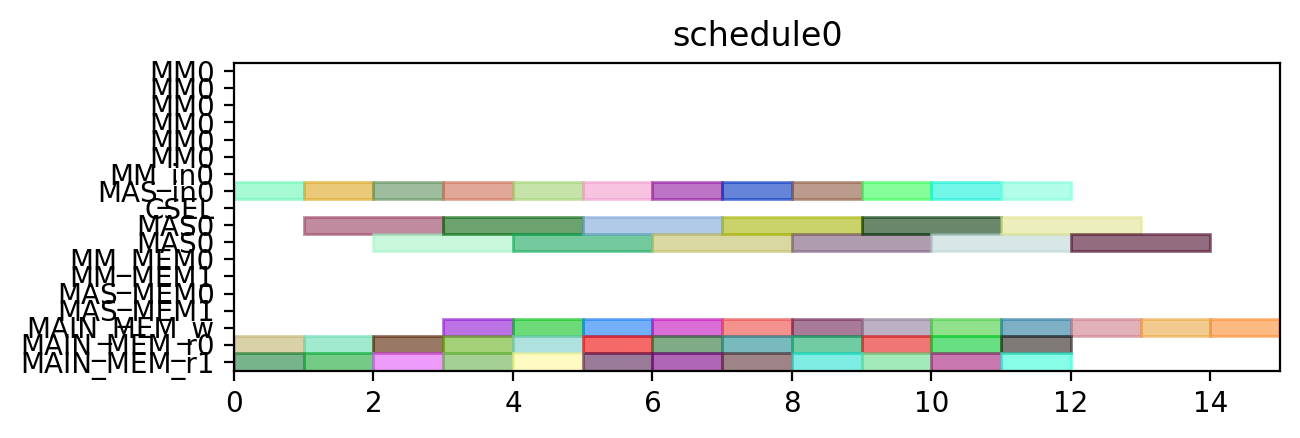

The script that drew this image:
from pyschedule import Scenario, solvers, plotters, alt


def solve():
	horizon = 120
	S = Scenario("schedule0", horizon=horizon)

	# resource
	MM = S.Resources('MM', num=1, size=6)
	MM_in = S.Resources('MM_in', num=1)
	MAS_in = S.Resources('MAS_in', num=1)
	CSEL = S.Resource('CSEL')
	MAS = S.Resources('MAS', num=1, size=2, periods=range(1, horizon))
	MM_MEM = S.Resources('MM_MEM', num=2)
	MAS_MEM = S.Resources('MAS_MEM', num=2)
	MAIN_MEM_w = S.Resource('MAIN_MEM_w', size=1)
	MAIN_MEM_r = S.Resources('MAIN_MEM_r', num=2)

	# result of previous scheduling

	# new tasks
	c000 = S.Task('c000', length=2, delay_cost=1)
	c000 += alt(MAS)
	c000_in = S.Task('c000_in', length=1, delay_cost=1)
	c000_in += alt(MAS_in)
	S += c000_in*MAS_in[0]<=c000*MAS[0]

	S += 0<c000

	c000_w = S.Task('c000_w', length=1, delay_cost=1)
	c000_w += alt(MAIN_MEM_w)
	S += c000 <= c000_w

	c000_mem0 = S.Task('c000_mem0', length=1, delay_cost=1)
	c000_mem0 += MAIN_MEM_r[0]
	S += c000_mem0 <= c000

	c000_mem1 = S.Task('c000_mem1', length=1, delay_cost=1)
	c000_mem1 += MAIN_MEM_r[1]
	S += c000_mem1 <= c000

	c001 = S.Task('c001', length=2, delay_cost=1)
	c001 += alt(MAS)
	c001_in = S.Task('c001_in', length=1, delay_cost=1)
	c001_in += alt(MAS_in)
	S += c001_in*MAS_in[0]<=c001*MAS[0]

	S += 0<c001

	c001_w = S.Task('c001_w', length=1, delay_cost=1)
	c001_w += alt(MAIN_MEM_w)
	S += c001 <= c001_w

	c001_mem0 = S.Task('c001_mem0', length=1, delay_cost=1)
	c001_mem0 += MAIN_MEM_r[0]
	S += c001_mem0 <= c001

	c001_mem1 = S.Task('c001_mem1', length=1, delay_cost=1)
	c001_mem1 += MAIN_MEM_r[1]
	S += c001_mem1 <= c001

	c010 = S.Task('c010', length=2, delay_cost=1)
	c010 += alt(MAS)
	c010_in = S.Task('c010_in', length=1, delay_cost=1)
	c010_in += alt(MAS_in)
	S += c010_in*MAS_in[0]<=c010*MAS[0]

	S += 0<c010

	c010_w = S.Task('c010_w', length=1, delay_cost=1)
	c010_w += alt(MAIN_MEM_w)
	S += c010 <= c010_w

	c010_mem0 = S.Task('c010_mem0', length=1, delay_cost=1)
	c010_mem0 += MAIN_MEM_r[0]
	S += c010_mem0 <= c010

	c010_mem1 = S.Task('c010_mem1', length=1, delay_cost=1)
	c010_mem1 += MAIN_MEM_r[1]
	S += c010_mem1 <= c010

	c011 = S.Task('c011', length=2, delay_cost=1)
	c011 += alt(MAS)
	c011_in = S.Task('c011_in', length=1, delay_cost=1)
	c011_in += alt(MAS_in)
	S += c011_in*MAS_in[0]<=c011*MAS[0]

	S += 0<c011

	c011_w = S.Task('c011_w', length=1, delay_cost=1)
	c011_w += alt(MAIN_MEM_w)
	S += c011 <= c011_w

	c011_mem0 = S.Task('c011_mem0', length=1, delay_cost=1)
	c011_mem0 += MAIN_MEM_r[0]
	S += c011_mem0 <= c011

	c011_mem1 = S.Task('c011_mem1', length=1, delay_cost=1)
	c011_mem1 += MAIN_MEM_r[1]
	S += c011_mem1 <= c011

	c100 = S.Task('c100', length=2, delay_cost=1)
	c100 += alt(MAS)
	c100_in = S.Task('c100_in', length=1, delay_cost=1)
	c100_in += alt(MAS_in)
	S += c100_in*MAS_in[0]<=c100*MAS[0]

	S += 0<c100

	c100_w = S.Task('c100_w', length=1, delay_cost=1)
	c100_w += alt(MAIN_MEM_w)
	S += c100 <= c100_w

	c100_mem0 = S.Task('c100_mem0', length=1, delay_cost=1)
	c100_mem0 += MAIN_MEM_r[0]
	S += c100_mem0 <= c100

	c100_mem1 = S.Task('c100_mem1', length=1, delay_cost=1)
	c100_mem1 += MAIN_MEM_r[1]
	S += c100_mem1 <= c100

	c101 = S.Task('c101', length=2, delay_cost=1)
	c101 += alt(MAS)
	c101_in = S.Task('c101_in', length=1, delay_cost=1)
	c101_in += alt(MAS_in)
	S += c101_in*MAS_in[0]<=c101*MAS[0]

	S += 0<c101

	c101_w = S.Task('c101_w', length=1, delay_cost=1)
	c101_w += alt(MAIN_MEM_w)
	S += c101 <= c101_w

	c101_mem0 = S.Task('c101_mem0', length=1, delay_cost=1)
	c101_mem0 += MAIN_MEM_r[0]
	S += c101_mem0 <= c101

	c101_mem1 = S.Task('c101_mem1', length=1, delay_cost=1)
	c101_mem1 += MAIN_MEM_r[1]
	S += c101_mem1 <= c101

	c110 = S.Task('c110', length=2, delay_cost=1)
	c110 += alt(MAS)
	c110_in = S.Task('c110_in', length=1, delay_cost=1)
	c110_in += alt(MAS_in)
	S += c110_in*MAS_in[0]<=c110*MAS[0]

	S += 0<c110

	c110_w = S.Task('c110_w', length=1, delay_cost=1)
	c110_w += alt(MAIN_MEM_w)
	S += c110 <= c110_w

	c110_mem0 = S.Task('c110_mem0', length=1, delay_cost=1)
	c110_mem0 += MAIN_MEM_r[0]
	S += c110_mem0 <= c110

	c110_mem1 = S.Task('c110_mem1', length=1, delay_cost=1)
	c110_mem1 += MAIN_MEM_r[1]
	S += c110_mem1 <= c110

	c111 = S.Task('c111', length=2, delay_cost=1)
	c111 += alt(MAS)
	c111_in = S.Task('c111_in', length=1, delay_cost=1)
	c111_in += alt(MAS_in)
	S += c111_in*MAS_in[0]<=c111*MAS[0]

	S += 0<c111

	c111_w = S.Task('c111_w', length=1, delay_cost=1)
	c111_w += alt(MAIN_MEM_w)
	S += c111 <= c111_w

	c111_mem0 = S.Task('c111_mem0', length=1, delay_cost=1)
	c111_mem0 += MAIN_MEM_r[0]
	S += c111_mem0 <= c111

	c111_mem1 = S.Task('c111_mem1', length=1, delay_cost=1)
	c111_mem1 += MAIN_MEM_r[1]
	S += c111_mem1 <= c111

	c200 = S.Task('c200', length=2, delay_cost=1)
	c200 += alt(MAS)
	c200_in = S.Task('c200_in', length=1, delay_cost=1)
	c200_in += alt(MAS_in)
	S += c200_in*MAS_in[0]<=c200*MAS[0]

	S += 0<c200

	c200_w = S.Task('c200_w', length=1, delay_cost=1)
	c200_w += alt(MAIN_MEM_w)
	S += c200 <= c200_w

	c200_mem0 = S.Task('c200_mem0', length=1, delay_cost=1)
	c200_mem0 += MAIN_MEM_r[0]
	S += c200_mem0 <= c200

	c200_mem1 = S.Task('c200_mem1', length=1, delay_cost=1)
	c200_mem1 += MAIN_MEM_r[1]
	S += c200_mem1 <= c200

	c201 = S.Task('c201', length=2, delay_cost=1)
	c201 += alt(MAS)
	c201_in = S.Task('c201_in', length=1, delay_cost=1)
	c201_in += alt(MAS_in)
	S += c201_in*MAS_in[0]<=c201*MAS[0]

	S += 0<c201

	c201_w = S.Task('c201_w', length=1, delay_cost=1)
	c201_w += alt(MAIN_MEM_w)
	S += c201 <= c201_w

	c201_mem0 = S.Task('c201_mem0', length=1, delay_cost=1)
	c201_mem0 += MAIN_MEM_r[0]
	S += c201_mem0 <= c201

	c201_mem1 = S.Task('c201_mem1', length=1, delay_cost=1)
	c201_mem1 += MAIN_MEM_r[1]
	S += c201_mem1 <= c201

	c210 = S.Task('c210', length=2, delay_cost=1)
	c210 += alt(MAS)
	c210_in = S.Task('c210_in', length=1, delay_cost=1)
	c210_in += alt(MAS_in)
	S += c210_in*MAS_in[0]<=c210*MAS[0]

	S += 0<c210

	c210_w = S.Task('c210_w', length=1, delay_cost=1)
	c210_w += alt(MAIN_MEM_w)
	S += c210 <= c210_w

	c210_mem0 = S.Task('c210_mem0', length=1, delay_cost=1)
	c210_mem0 += MAIN_MEM_r[0]
	S += c210_mem0 <= c210

	c210_mem1 = S.Task('c210_mem1', length=1, delay_cost=1)
	c210_mem1 += MAIN_MEM_r[1]
	S += c210_mem1 <= c210

	c211 = S.Task('c211', length=2, delay_cost=1)
	c211 += alt(MAS)
	c211_in = S.Task('c211_in', length=1, delay_cost=1)
	c211_in += alt(MAS_in)
	S += c211_in*MAS_in[0]<=c211*MAS[0]

	S += 0<c211

	c211_w = S.Task('c211_w', length=1, delay_cost=1)
	c211_w += alt(MAIN_MEM_w)
	S += c211 <= c211_w

	c211_mem0 = S.Task('c211_mem0', length=1, delay_cost=1)
	c211_mem0 += MAIN_MEM_r[0]
	S += c211_mem0 <= c211

	c211_mem1 = S.Task('c211_mem1', length=1, delay_cost=1)
	c211_mem1 += MAIN_MEM_r[1]
	S += c211_mem1 <= c211

	solvers.mip.solve(S,msg=1,kind='CPLEX',ratio_gap=1.01)

	solution = [['hoge']*len(S.solution()[1]) for i in range(len(S.solution()))]
	for i in range(len(S.solution())):
		for j in range(len(S.solution()[i])):
			solution[i][j]=str(S.solution()[i][j])
	print(solution)

	cycles = int(solution[-1][3])

	pic_file_name = "/mnt/rose/usr1/fukuda/ABE/multiRAM_multiMAS_16mux/scheduling_result/stage6MM1_stage2MAS1/CONJ/schedule0.png"
	if(S.solution() != []):
		plotters.matplotlib.plot(S,img_filename=pic_file_name, show_task_labels=False, fig_size=(cycles*0.25+3, 2))

	return solution
